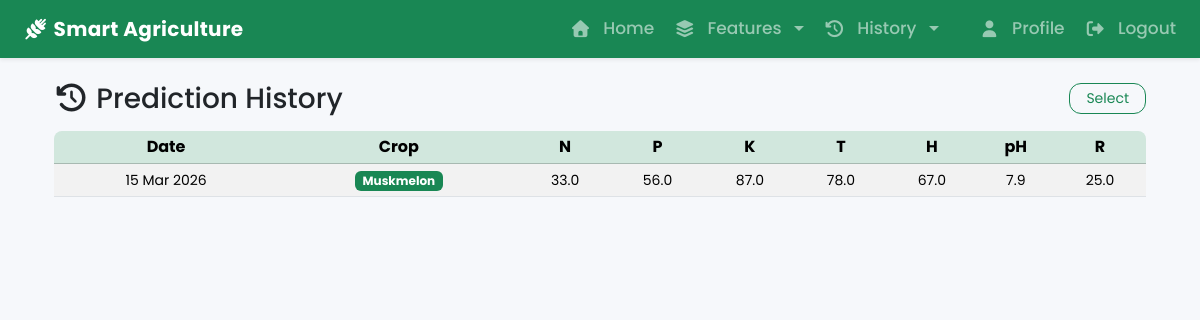
Screenshot of /user_history/ (signed in) with the database file from the repository.
### recommender/models.py (models this page shows, shortened)
class Prediction(models.Model):
    user = models.ForeignKey(User, on_delete=models.CASCADE, related_name='predictions')
    N = models.FloatField()
    P = models.FloatField()
    K = models.FloatField()
    temperature = models.FloatField()
    humidity = models.FloatField()
    ph = models.FloatField()
    rainfall = models.FloatField()
    predicted_crop = models.CharField(max_length=15)
    created_at = models.DateTimeField(auto_now_add=True)
    class Meta:
        ordering = ['-created_at']

### recommender/views.py (the view)
# urls.py: path('user_history/',user_history_view,name='user_history'),
@login_required
def user_history_view(request):
    predictions = Prediction.objects.filter(user=request.user)
    return render(request,"history.html",locals())

### recommender/templates/history.html (shortened to what this page needs)
{% extends 'base.html' %}
{% load static %}
{% block content %}
  <div class="container-fluid">
  <form method="POST" action="{% url 'delete_selected_predictions' %}">
    <div class="d-flex justify-content-between align-items-center mb-3">
    <h3 class="mb-0">
        <i class="fa-solid fa-clock-rotate-left"></i>
        Prediction History
    </h3>
    <button
        type="button"
        id="toggleSelect"
        class="btn btn-outline-success btn-sm px-3">
        Select
    </button>
</div>
<div class="table-responsive rounded-3 d-none d-md-block">
      <table class="table table-sm table-striped table-hover text-center align-middle">
        <thead class="table-success">
          <tr>
            <th>Date</th>
            <th>Crop</th>
            <th>N</th>
            <th>P</th>
            <th>K</th>
            <th>T</th>
            <th>H</th>
            <th>pH</th>
            <th>R</th>
          </tr>
        </thead>
        <tbody>
          {% if predictions %}
            {% for p in predictions %}
              <tr>
                <td class="small">{{ p.created_at|date:'d M Y' }}</td>
                <td>
                  <span class="badge bg-success small">{{ p.predicted_crop|title }}</span>
                </td>
                <td class="small">{{ p.N }}</td>
                <td class="small">{{ p.P }}</td>
                <td class="small">{{ p.K }}</td>
                <td class="small">{{ p.temperature }}</td>
                <td class="small">{{ p.humidity }}</td>
                <td class="small">{{ p.ph }}</td>
                <td class="small">{{ p.rainfall }}</td>
              </tr>
            {% endfor %}
          {% else %}
            <tr>
              <td colspan="10" class="text-muted">No prediction history found.</td>
            </tr>
          {% endif %}
        </tbody>
      </table>
      </form>
    </div>
{% endblock %}

### recommender/static/css/style.css (style rules this page uses)
html { scroll-behavior: smooth; overflow-x: hidden; width: 100%; }
body { background: #f6f8fb; font-family: 'Poppins', sans-serif; overflow-x: hidden; width: 100%; }
.btn { border-radius: 12px; transition: .3s; }

### rows the page displays
Prediction: created_at "15 Mar 2026", predicted_crop "Muskmelon", N "33.0", P "56.0", K "87.0", temperature "78.0", humidity "67.0", ph "7.9", rainfall "25.0"
